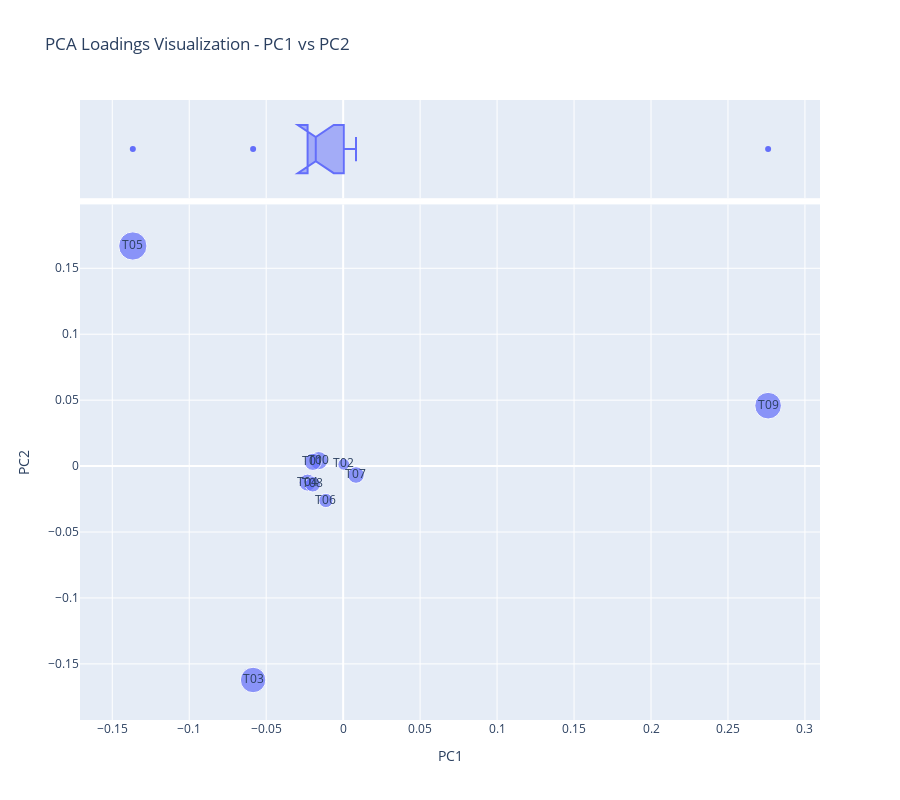

The notebook cell saved with this chart:
### Code cell
theta_loadings = vis_loadings(LOADINGS, 0, 1, "top_terms")
theta_loadings
# LOADINGS

### Figure 1 — Plotly figure (JSON) as saved in the notebook; plotly's stock layout.template omitted (floating-point values rounded to 4 significant figures)
{"data": [{"hovertemplate": "PC0=%{x}<br>PC1=%{y}<br>doc_weight_sum=%{marker.size}<br>topic_id=%{text}<extra></extra>", "legendgroup": "", "marker": {"color": "#636efa", "size": [8.299, 7.38, 3.526, 16.34, 7.311, 20.18, 5.118, 6.944, 5.999, 17.91], "sizemode": "area", "sizeref": 0.05045, "symbol": "circle"}, "mode": "markers+text", "name": "", "orientation": "v", "showlegend": false, "text": ["T00", "T01", "T02", "T03", "T04", "T05", "T06", "T07", "T08", "T09"], "type": "scatter", "x": [-0.01589, -0.0197, 0.0003933, -0.05851, -0.02311, -0.1367, -0.01122, 0.008338, -0.01973, 0.2761], "xaxis": "x", "y": [0.004156, 0.003201, 0.001344, -0.1622, -0.01254, 0.1669, -0.0261, -0.006755, -0.01381, 0.04581], "yaxis": "y"}, {"alignmentgroup": "True", "hovertemplate": "PC0=%{x}<extra></extra>", "legendgroup": "", "marker": {"color": "#636efa", "symbol": "circle"}, "name": "", "notched": true, "offsetgroup": "", "showlegend": false, "type": "box", "x": [-0.01589, -0.0197, 0.0003933, -0.05851, -0.02311, -0.1367, -0.01122, 0.008338, -0.01973, 0.2761], "xaxis": "x2", "yaxis": "y2"}], "layout": {"height": 800, "legend": {"itemsizing": "constant", "tracegroupgap": 0}, "title": {"text": "PCA Loadings Visualization - PC1 vs PC2"}, "xaxis": {"anchor": "y", "domain": [0, 1], "title": {"text": "PC1"}}, "xaxis2": {"anchor": "y2", "domain": [0, 1], "matches": "x", "showgrid": true, "showticklabels": false}, "yaxis": {"anchor": "x", "domain": [0, 0.8316], "title": {"text": "PC2"}}, "yaxis2": {"anchor": "x2", "domain": [0.8416, 1], "matches": "y2", "showgrid": false, "showline": false, "showticklabels": false, "ticks": ""}}}
